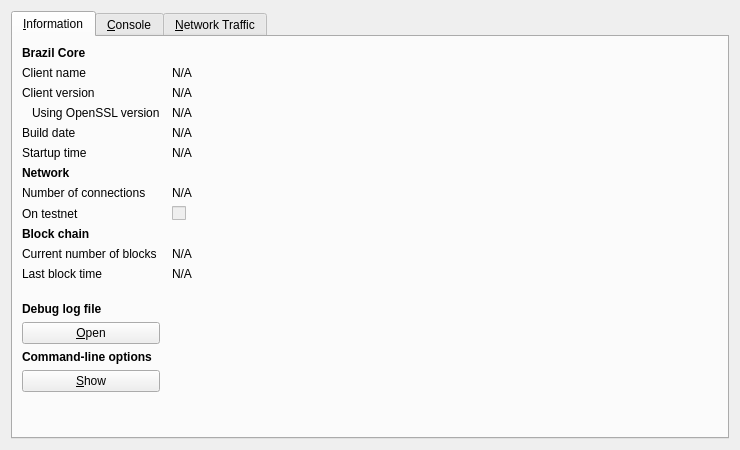
<?xml version="1.0" encoding="UTF-8"?>
<ui version="4.0">
 <class>RPCConsole</class>
 <widget class="QDialog" name="RPCConsole">
  <property name="geometry">
   <rect>
    <x>0</x>
    <y>0</y>
    <width>740</width>
    <height>450</height>
   </rect>
  </property>
  <property name="windowTitle">
   <string>Brazil - Debug window</string>
  </property>
  <layout class="QVBoxLayout" name="verticalLayout_2">
   <item>
    <widget class="QTabWidget" name="tabWidget">
     <property name="currentIndex">
      <number>0</number>
     </property>
     <widget class="QWidget" name="tab_info">
      <attribute name="title">
       <string>&amp;Information</string>
      </attribute>
      <layout class="QGridLayout" name="gridLayout" columnstretch="0,1">
       <property name="horizontalSpacing">
        <number>12</number>
       </property>
       <item row="0" column="0">
        <widget class="QLabel" name="label_9">
         <property name="font">
          <font>
           <weight>75</weight>
           <bold>true</bold>
          </font>
         </property>
         <property name="text">
          <string>Brazil Core</string>
         </property>
        </widget>
       </item>
       <item row="1" column="0">
        <widget class="QLabel" name="label_5">
         <property name="text">
          <string>Client name</string>
         </property>
        </widget>
       </item>
       <item row="1" column="1">
        <widget class="QLabel" name="clientName">
         <property name="cursor">
          <cursorShape>IBeamCursor</cursorShape>
         </property>
         <property name="text">
          <string>N/A</string>
         </property>
         <property name="textFormat">
          <enum>Qt::PlainText</enum>
         </property>
         <property name="textInteractionFlags">
          <set>Qt::LinksAccessibleByMouse|Qt::TextSelectableByKeyboard|Qt::TextSelectableByMouse</set>
         </property>
        </widget>
       </item>
       <item row="2" column="0">
        <widget class="QLabel" name="label_6">
         <property name="text">
          <string>Client version</string>
         </property>
        </widget>
       </item>
       <item row="2" column="1">
        <widget class="QLabel" name="clientVersion">
         <property name="cursor">
          <cursorShape>IBeamCursor</cursorShape>
         </property>
         <property name="text">
          <string>N/A</string>
         </property>
         <property name="textFormat">
          <enum>Qt::PlainText</enum>
         </property>
         <property name="textInteractionFlags">
          <set>Qt::LinksAccessibleByMouse|Qt::TextSelectableByKeyboard|Qt::TextSelectableByMouse</set>
         </property>
        </widget>
       </item>
       <item row="3" column="0">
        <widget class="QLabel" name="label_14">
         <property name="text">
          <string>Using OpenSSL version</string>
         </property>
         <property name="indent">
          <number>10</number>
         </property>
        </widget>
       </item>
       <item row="3" column="1">
        <widget class="QLabel" name="openSSLVersion">
         <property name="cursor">
          <cursorShape>IBeamCursor</cursorShape>
         </property>
         <property name="text">
          <string>N/A</string>
         </property>
         <property name="textFormat">
          <enum>Qt::PlainText</enum>
         </property>
         <property name="textInteractionFlags">
          <set>Qt::LinksAccessibleByMouse|Qt::TextSelectableByKeyboard|Qt::TextSelectableByMouse</set>
         </property>
        </widget>
       </item>
       <item row="4" column="0">
        <widget class="QLabel" name="label_12">
         <property name="text">
          <string>Build date</string>
         </property>
        </widget>
       </item>
       <item row="4" column="1">
        <widget class="QLabel" name="buildDate">
         <property name="cursor">
          <cursorShape>IBeamCursor</cursorShape>
         </property>
         <property name="text">
          <string>N/A</string>
         </property>
         <property name="textFormat">
          <enum>Qt::PlainText</enum>
         </property>
         <property name="textInteractionFlags">
          <set>Qt::LinksAccessibleByMouse|Qt::TextSelectableByKeyboard|Qt::TextSelectableByMouse</set>
         </property>
        </widget>
       </item>
       <item row="5" column="0">
        <widget class="QLabel" name="label_13">
         <property name="text">
          <string>Startup time</string>
         </property>
        </widget>
       </item>
       <item row="5" column="1">
        <widget class="QLabel" name="startupTime">
         <property name="cursor">
          <cursorShape>IBeamCursor</cursorShape>
         </property>
         <property name="text">
          <string>N/A</string>
         </property>
         <property name="textFormat">
          <enum>Qt::PlainText</enum>
         </property>
         <property name="textInteractionFlags">
          <set>Qt::LinksAccessibleByMouse|Qt::TextSelectableByKeyboard|Qt::TextSelectableByMouse</set>
         </property>
        </widget>
       </item>
       <item row="6" column="0">
        <widget class="QLabel" name="label_11">
         <property name="font">
          <font>
           <weight>75</weight>
           <bold>true</bold>
          </font>
         </property>
         <property name="text">
          <string>Network</string>
         </property>
        </widget>
       </item>
       <item row="7" column="0">
        <widget class="QLabel" name="label_7">
         <property name="text">
          <string>Number of connections</string>
         </property>
        </widget>
       </item>
       <item row="7" column="1">
        <widget class="QLabel" name="numberOfConnections">
         <property name="cursor">
          <cursorShape>IBeamCursor</cursorShape>
         </property>
         <property name="text">
          <string>N/A</string>
         </property>
         <property name="textFormat">
          <enum>Qt::PlainText</enum>
         </property>
         <property name="textInteractionFlags">
          <set>Qt::LinksAccessibleByMouse|Qt::TextSelectableByKeyboard|Qt::TextSelectableByMouse</set>
         </property>
        </widget>
       </item>
       <item row="8" column="0">
        <widget class="QLabel" name="label_8">
         <property name="text">
          <string>On testnet</string>
         </property>
        </widget>
       </item>
       <item row="8" column="1">
        <widget class="QCheckBox" name="isTestNet">
         <property name="enabled">
          <bool>false</bool>
         </property>
         <property name="text">
          <string/>
         </property>
        </widget>
       </item>
       <item row="9" column="0">
        <widget class="QLabel" name="label_10">
         <property name="font">
          <font>
           <weight>75</weight>
           <bold>true</bold>
          </font>
         </property>
         <property name="text">
          <string>Block chain</string>
         </property>
        </widget>
       </item>
       <item row="10" column="0">
        <widget class="QLabel" name="label_3">
         <property name="text">
          <string>Current number of blocks</string>
         </property>
        </widget>
       </item>
       <item row="10" column="1">
        <widget class="QLabel" name="numberOfBlocks">
         <property name="cursor">
          <cursorShape>IBeamCursor</cursorShape>
         </property>
         <property name="text">
          <string>N/A</string>
         </property>
         <property name="textFormat">
          <enum>Qt::PlainText</enum>
         </property>
         <property name="textInteractionFlags">
          <set>Qt::LinksAccessibleByMouse|Qt::TextSelectableByKeyboard|Qt::TextSelectableByMouse</set>
         </property>
        </widget>
       </item>
       <item row="11" column="0">
        <widget class="QLabel" name="label_2">
         <property name="text">
          <string>Last block time</string>
         </property>
        </widget>
       </item>
       <item row="11" column="1">
        <widget class="QLabel" name="lastBlockTime">
         <property name="cursor">
          <cursorShape>IBeamCursor</cursorShape>
         </property>
         <property name="text">
          <string>N/A</string>
         </property>
         <property name="textFormat">
          <enum>Qt::PlainText</enum>
         </property>
         <property name="textInteractionFlags">
          <set>Qt::LinksAccessibleByMouse|Qt::TextSelectableByKeyboard|Qt::TextSelectableByMouse</set>
         </property>
        </widget>
       </item>
       <item row="12" column="0">
        <spacer name="verticalSpacer_2">
         <property name="orientation">
          <enum>Qt::Vertical</enum>
         </property>
         <property name="sizeHint" stdset="0">
          <size>
           <width>20</width>
           <height>20</height>
          </size>
         </property>
        </spacer>
       </item>
       <item row="13" column="0">
        <widget class="QLabel" name="labelDebugLogfile">
         <property name="font">
          <font>
           <weight>75</weight>
           <bold>true</bold>
          </font>
         </property>
         <property name="text">
          <string>Debug log file</string>
         </property>
        </widget>
       </item>
       <item row="14" column="0">
        <widget class="QPushButton" name="openDebugLogfileButton">
         <property name="toolTip">
          <string>Open the Brazil debug log file from the current data directory. This can take a few seconds for large log files.</string>
         </property>
         <property name="text">
          <string>&amp;Open</string>
         </property>
         <property name="autoDefault">
          <bool>false</bool>
         </property>
        </widget>
       </item>
       <item row="15" column="0">
        <widget class="QLabel" name="labelCLOptions">
         <property name="font">
          <font>
           <weight>75</weight>
           <bold>true</bold>
          </font>
         </property>
         <property name="text">
          <string>Command-line options</string>
         </property>
        </widget>
       </item>
       <item row="16" column="0">
        <widget class="QPushButton" name="showCLOptionsButton">
         <property name="toolTip">
          <string>Show the Brazil-Qt help message to get a list with possible Brazil command-line options.</string>
         </property>
         <property name="text">
          <string>&amp;Show</string>
         </property>
         <property name="autoDefault">
          <bool>false</bool>
         </property>
        </widget>
       </item>
       <item row="17" column="0">
        <spacer name="verticalSpacer">
         <property name="orientation">
          <enum>Qt::Vertical</enum>
         </property>
         <property name="sizeHint" stdset="0">
          <size>
           <width>20</width>
           <height>40</height>
          </size>
         </property>
        </spacer>
       </item>
      </layout>
     </widget>
     <widget class="QWidget" name="tab_console">
      <attribute name="title">
       <string>&amp;Console</string>
      </attribute>
      <layout class="QVBoxLayout" name="verticalLayout_3">
       <property name="spacing">
        <number>3</number>
       </property>
       <item>
        <widget class="QTextEdit" name="messagesWidget">
         <property name="minimumSize">
          <size>
           <width>0</width>
           <height>100</height>
          </size>
         </property>
         <property name="readOnly">
          <bool>true</bool>
         </property>
         <property name="tabKeyNavigation" stdset="0">
          <bool>false</bool>
         </property>
         <property name="columnCount" stdset="0">
          <number>2</number>
         </property>
        </widget>
       </item>
       <item>
        <layout class="QHBoxLayout" name="horizontalLayout">
         <property name="spacing">
          <number>3</number>
         </property>
         <item>
          <widget class="QLabel" name="label">
           <property name="text">
            <string notr="true">&gt;</string>
           </property>
          </widget>
         </item>
         <item>
          <widget class="QLineEdit" name="lineEdit"/>
         </item>
         <item>
          <widget class="QPushButton" name="clearButton">
           <property name="maximumSize">
            <size>
             <width>24</width>
             <height>24</height>
            </size>
           </property>
           <property name="toolTip">
            <string>Clear console</string>
           </property>
           <property name="text">
            <string/>
           </property>
           <property name="icon">
            <iconset resource="../bitcoin.qrc">
             <normaloff>:/icons/remove</normaloff>:/icons/remove</iconset>
           </property>
           <property name="shortcut">
            <string notr="true">Ctrl+L</string>
           </property>
           <property name="autoDefault">
            <bool>false</bool>
           </property>
          </widget>
         </item>
        </layout>
       </item>
      </layout>
     </widget>
     <widget class="QWidget" name="tab">
      <attribute name="title">
       <string>&amp;Network Traffic</string>
      </attribute>
      <layout class="QHBoxLayout" name="horizontalLayout_3">
       <item>
        <layout class="QVBoxLayout" name="verticalLayout_4">
         <item>
          <widget class="TrafficGraphWidget" name="trafficGraph" native="true">
           <property name="sizePolicy">
            <sizepolicy hsizetype="Expanding" vsizetype="Expanding">
             <horstretch>0</horstretch>
             <verstretch>0</verstretch>
            </sizepolicy>
           </property>
          </widget>
         </item>
         <item>
          <layout class="QHBoxLayout" name="horizontalLayout_2">
           <item>
            <widget class="QSlider" name="sldGraphRange">
             <property name="minimum">
              <number>1</number>
             </property>
             <property name="maximum">
              <number>288</number>
             </property>
             <property name="pageStep">
              <number>12</number>
             </property>
             <property name="value">
              <number>6</number>
             </property>
             <property name="orientation">
              <enum>Qt::Horizontal</enum>
             </property>
            </widget>
           </item>
           <item>
            <widget class="QLabel" name="lblGraphRange">
             <property name="minimumSize">
              <size>
               <width>100</width>
               <height>0</height>
              </size>
             </property>
             <property name="alignment">
              <set>Qt::AlignCenter</set>
             </property>
            </widget>
           </item>
           <item>
            <widget class="QPushButton" name="btnClearTrafficGraph">
             <property name="text">
              <string>&amp;Clear</string>
             </property>
            </widget>
           </item>
          </layout>
         </item>
        </layout>
       </item>
       <item>
        <layout class="QVBoxLayout" name="verticalLayout">
         <item>
          <widget class="QGroupBox" name="groupBox">
           <property name="title">
            <string>Totals</string>
           </property>
           <layout class="QVBoxLayout" name="verticalLayout_5">
            <item>
             <layout class="QHBoxLayout" name="horizontalLayout_4">
              <item>
               <widget class="Line" name="line">
                <property name="sizePolicy">
                 <sizepolicy hsizetype="Fixed" vsizetype="Fixed">
                  <horstretch>0</horstretch>
                  <verstretch>0</verstretch>
                 </sizepolicy>
                </property>
                <property name="minimumSize">
                 <size>
                  <width>10</width>
                  <height>0</height>
                 </size>
                </property>
                <property name="palette">
                 <palette>
                  <active>
                   <colorrole role="Light">
                    <brush brushstyle="SolidPattern">
                     <color alpha="255">
                      <red>0</red>
                      <green>255</green>
                      <blue>0</blue>
                     </color>
                    </brush>
                   </colorrole>
                  </active>
                  <inactive>
                   <colorrole role="Light">
                    <brush brushstyle="SolidPattern">
                     <color alpha="255">
                      <red>0</red>
                      <green>255</green>
                      <blue>0</blue>
                     </color>
                    </brush>
                   </colorrole>
                  </inactive>
                  <disabled>
                   <colorrole role="Light">
                    <brush brushstyle="SolidPattern">
                     <color alpha="255">
                      <red>0</red>
                      <green>255</green>
                      <blue>0</blue>
                     </color>
                    </brush>
                   </colorrole>
                  </disabled>
                 </palette>
                </property>
                <property name="orientation">
                 <enum>Qt::Horizontal</enum>
                </property>
               </widget>
              </item>
              <item>
               <widget class="QLabel" name="label_16">
                <property name="text">
                 <string>In:</string>
                </property>
               </widget>
              </item>
              <item>
               <widget class="QLabel" name="lblBytesIn">
                <property name="minimumSize">
                 <size>
                  <width>50</width>
                  <height>0</height>
                 </size>
                </property>
                <property name="alignment">
                 <set>Qt::AlignRight|Qt::AlignTrailing|Qt::AlignVCenter</set>
                </property>
               </widget>
              </item>
             </layout>
            </item>
            <item>
             <layout class="QHBoxLayout" name="horizontalLayout_5">
              <item>
               <widget class="Line" name="line_2">
                <property name="sizePolicy">
                 <sizepolicy hsizetype="Fixed" vsizetype="Fixed">
                  <horstretch>0</horstretch>
                  <verstretch>0</verstretch>
                 </sizepolicy>
                </property>
                <property name="minimumSize">
                 <size>
                  <width>10</width>
                  <height>0</height>
                 </size>
                </property>
                <property name="palette">
                 <palette>
                  <active>
                   <colorrole role="Light">
                    <brush brushstyle="SolidPattern">
                     <color alpha="255">
                      <red>255</red>
                      <green>0</green>
                      <blue>0</blue>
                     </color>
                    </brush>
                   </colorrole>
                  </active>
                  <inactive>
                   <colorrole role="Light">
                    <brush brushstyle="SolidPattern">
                     <color alpha="255">
                      <red>255</red>
                      <green>0</green>
                      <blue>0</blue>
                     </color>
                    </brush>
                   </colorrole>
                  </inactive>
                  <disabled>
                   <colorrole role="Light">
                    <brush brushstyle="SolidPattern">
                     <color alpha="255">
                      <red>255</red>
                      <green>0</green>
                      <blue>0</blue>
                     </color>
                    </brush>
                   </colorrole>
                  </disabled>
                 </palette>
                </property>
                <property name="orientation">
                 <enum>Qt::Horizontal</enum>
                </property>
               </widget>
              </item>
              <item>
               <widget class="QLabel" name="label_17">
                <property name="text">
                 <string>Out:</string>
                </property>
               </widget>
              </item>
              <item>
               <widget class="QLabel" name="lblBytesOut">
                <property name="minimumSize">
                 <size>
                  <width>50</width>
                  <height>0</height>
                 </size>
                </property>
                <property name="alignment">
                 <set>Qt::AlignRight|Qt::AlignTrailing|Qt::AlignVCenter</set>
                </property>
               </widget>
              </item>
             </layout>
            </item>
            <item>
             <spacer name="verticalSpacer_4">
              <property name="orientation">
               <enum>Qt::Vertical</enum>
              </property>
              <property name="sizeHint" stdset="0">
               <size>
                <width>20</width>
                <height>407</height>
               </size>
              </property>
             </spacer>
            </item>
           </layout>
          </widget>
         </item>
        </layout>
       </item>
      </layout>
     </widget>
    </widget>
   </item>
  </layout>
 </widget>
 <customwidgets>
  <customwidget>
   <class>TrafficGraphWidget</class>
   <extends>QWidget</extends>
   <header>trafficgraphwidget.h</header>
   <container>1</container>
   <slots>
    <slot>clear()</slot>
   </slots>
  </customwidget>
 </customwidgets>
 <resources>
  <include location="../bitcoin.qrc"/>
 </resources>
 <connections/>
</ui>
